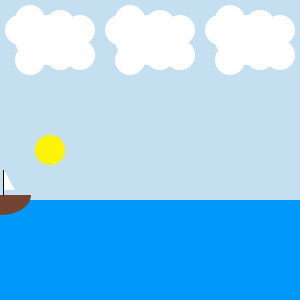
Frame 1 (no input)
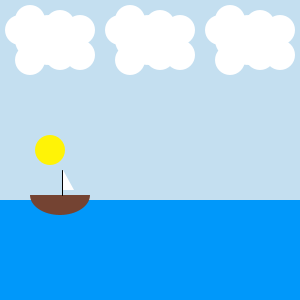
Frame 60 (the mouse pressed at the canvas centre just before this capture)
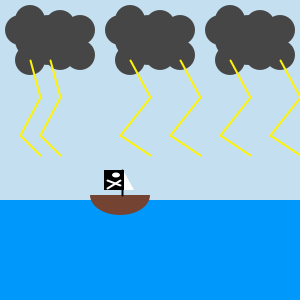
Frame 120 (the mouse held since frame 60 and released just before this capture)

The Processing sketch that drew these frames (run headless with seeded random() and noise(); from frame 60 on, the mouse is pressed at the canvas centre):

// Processing sketch: processing_36319
// ── processing_36319.pde

void setup() {
  size(300, 300);
}

int keelcenter=1;
int mast=3;
int sailLeftside=4;
int sailRightside=15;
int flag=-15;
int skull=-3;
int bone=-12;
int bonetwo=1;
int light=10;


void draw() {
  background(196, 223, 240);

  //The sea (which does not move)
  noStroke();
  fill(0, 152, 250);
  rect(0, 200, 300, 100);

  //The boat
  fill(116, 67, 50);
  arc(keelcenter, 195, 60, 40, 0, PI);

  //The Mast
  fill(0, 0, 0);
  stroke(2);
  line(mast, 195, mast, 170);

  //The Sail 
  noStroke();
  fill(255, 255, 255);
  triangle(sailLeftside, 170, sailLeftside, 190, sailRightside, 190);

  if (mousePressed) {
    fill(70, 70, 70);

    //Clouds
    ellipseMode(CENTER);
    ellipse(50, 40, 70, 50);
    ellipse(30, 20, 30, 30);
    ellipse(20, 30, 30, 30);
    ellipse(60, 25, 30, 30);
    ellipse(80, 30, 30, 30);
    ellipse(80, 55, 30, 30);
    ellipse(60, 55, 30, 30);
    ellipse(30, 60, 30, 30);

    ellipse(150, 40, 70, 50);
    ellipse(130, 20, 30, 30);
    ellipse(120, 30, 30, 30);
    ellipse(160, 25, 30, 30);
    ellipse(180, 30, 30, 30);
    ellipse(180, 55, 30, 30);
    ellipse(160, 55, 30, 30);
    ellipse(130, 60, 30, 30);

    ellipse(250, 40, 70, 50);
    ellipse(230, 20, 30, 30);
    ellipse(220, 30, 30, 30);
    ellipse(260, 25, 30, 30);
    ellipse(280, 30, 30, 30);
    ellipse(280, 55, 30, 30);
    ellipse(260, 55, 30, 30);
    ellipse(230, 60, 30, 30);

    //ARGGG Pirate flag
    fill(0, 0, 0);
    rect(flag, 170, 20, 20);
    fill(255);
    ellipse(skull, 175, 8, 5);
    stroke(255);
    strokeWeight(2);
    line(bone, 180, bonetwo, 185);
    line(bone, 188, bonetwo, 180);

    //strokes of lightning 
    stroke(255, 243, 6);
    line(3*light, 60, 4*light, 97);
    line(4*light, 97, 2*light, 135);
    line(2*light, 135, 4*light, 155);

    line(5*light, 60, 6*light, 97);
    line(6*light, 97, 4*light, 135);
    line(4*light, 135, 6*light, 155);

    line(13*light, 60, 15*light, 97);
    line(15*light, 97, 12*light, 135);
    line(12*light, 135, 15*light, 155);

    line(18*light, 60, 20*light, 97);
    line(20*light, 97, 17*light, 135);
    line(17*light, 135, 20*light, 155);

    line(23*light, 60, 25*light, 97);
    line(25*light, 97, 22*light, 135);
    line(22*light, 135, 25*light, 155);

    line(28*light, 60, 30*light, 97);
    line(30*light, 97, 27*light, 135);
    line(27*light, 135, 30*light, 155);
  }
  else {


    fill(255);

    //Clouds
    ellipseMode(CENTER);
    ellipse(50, 40, 70, 50);
    ellipse(30, 20, 30, 30);
    ellipse(20, 30, 30, 30);
    ellipse(60, 25, 30, 30);
    ellipse(80, 30, 30, 30);
    ellipse(80, 55, 30, 30);
    ellipse(60, 55, 30, 30);
    ellipse(30, 60, 30, 30);

    ellipse(150, 40, 70, 50);
    ellipse(130, 20, 30, 30);
    ellipse(120, 30, 30, 30);
    ellipse(160, 25, 30, 30);
    ellipse(180, 30, 30, 30);
    ellipse(180, 55, 30, 30);
    ellipse(160, 55, 30, 30);
    ellipse(130, 60, 30, 30);

    ellipse(250, 40, 70, 50);
    ellipse(230, 20, 30, 30);
    ellipse(220, 30, 30, 30);
    ellipse(260, 25, 30, 30);
    ellipse(280, 30, 30, 30);
    ellipse(280, 55, 30, 30);
    ellipse(260, 55, 30, 30);
    ellipse(230, 60, 30, 30);


    //Sun
    fill(255, 243, 6);
    ellipse(50, 150, 30, 30);
  }


  keelcenter++;
  mast++;
  sailLeftside++;
  sailRightside++;
  flag++;
  skull++;
  bone++;
  bonetwo++;
}
